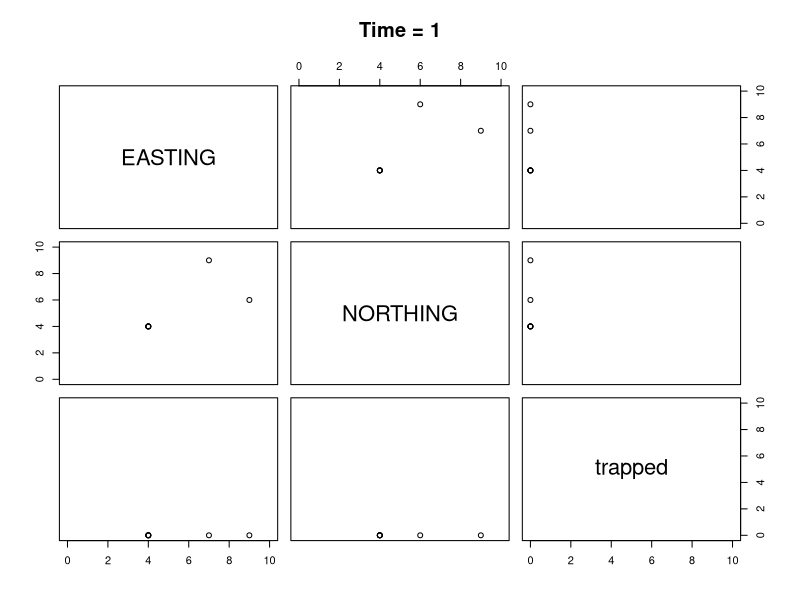
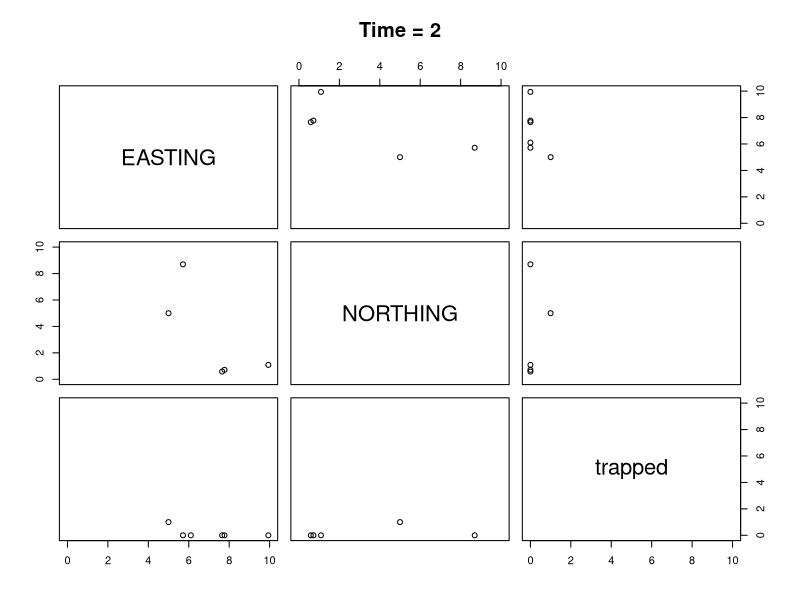
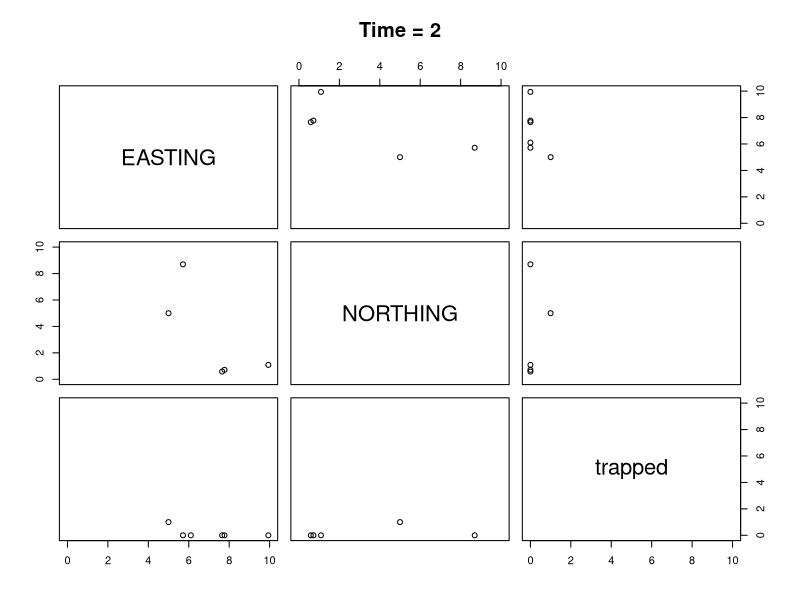
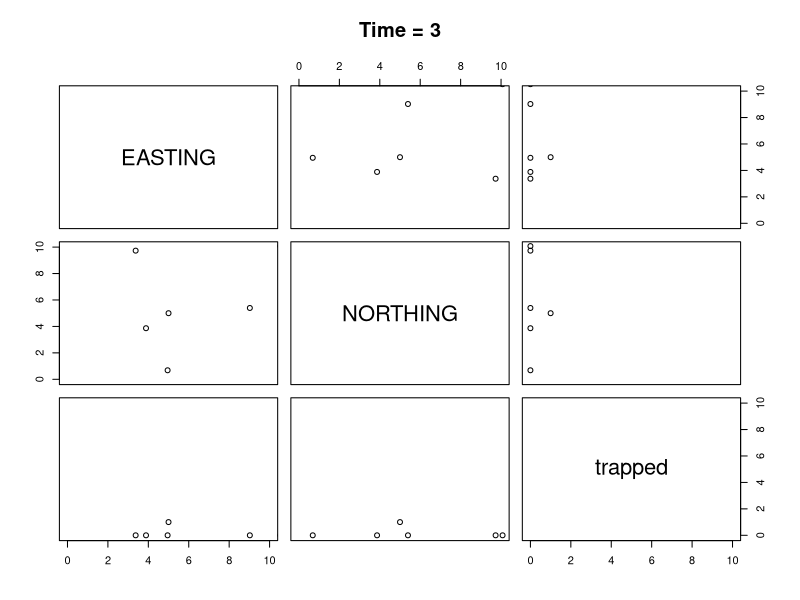
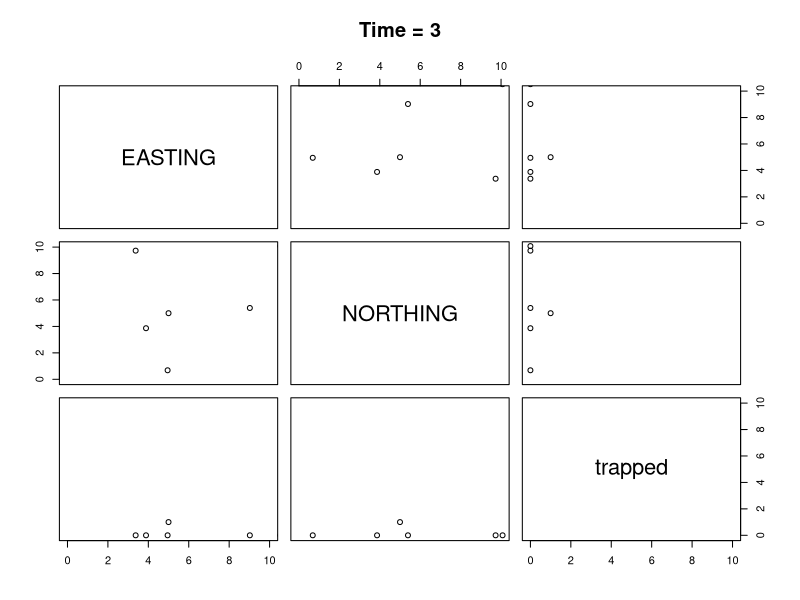
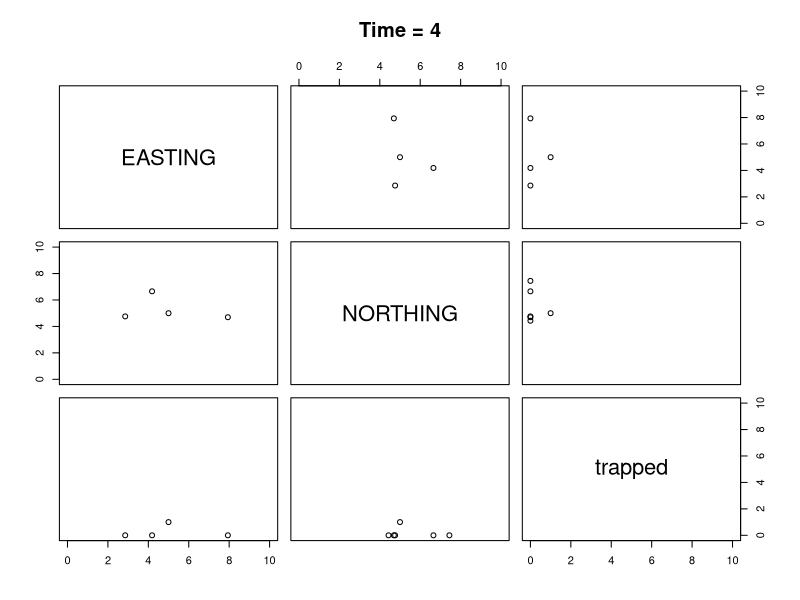
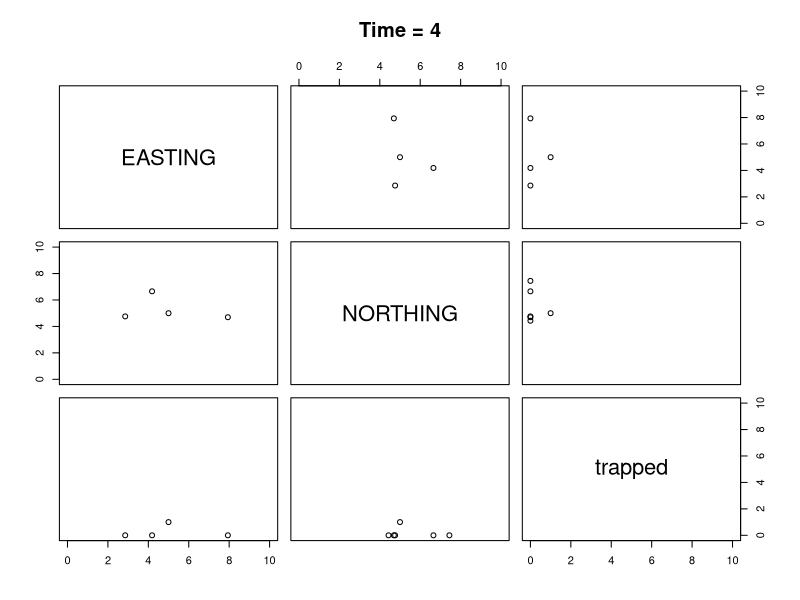
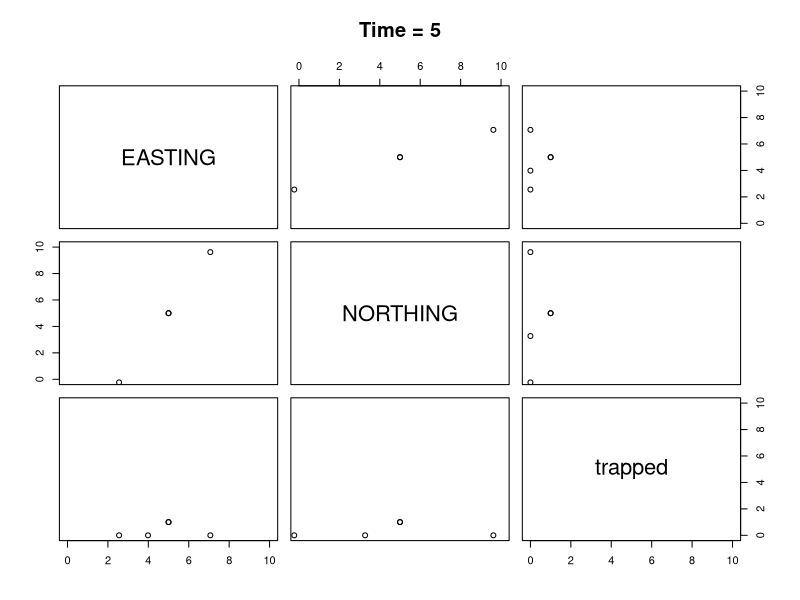

Write R code to recreate these figures, in order.
#updated Dec 2, 2020
library(raster)
library(ggplot2)
library(reshape2)
library(geosphere)

# A function to get the distance of each lobster from the trap
# By default the trap is at (5,5)
# The function needs the x and y coordinate of the lobster
# adding trap location makes it generic
distanceToTrapCalculator<- function(Lobster,trap = x(5,5)){
    xLobster = Lobster[1]
    yLobster = Lobster[2]
    xtrap = trap[1]
    ytrap = trap[2]
    distanceToTrap<- sqrt((xLobster - xtrap)^2 + (yLobster -ytrap)^2)
    return(distanceToTrap)
}

#when a lobster is outside the influence of bait, we need a function
#to randomly move the lobster for a fixed length = dStep 
# The function needs the current x and y coordinate of lobster + dStep (here 5)

randomMove<- function(xLobster, yLobster, dStep){
  
    randomAngle<- runif(n=1, min = 0, max=360) #selects a random angle of direction 
    xNew<- dStep * sin(randomAngle * pi / 180) + xLobster #moves dStep based on the angle
    yNew<- dStep * cos(randomAngle * pi / 180) + yLobster
    
    return( list(EASTING = xNew, NORTHING = yNew) )
}

# Another function is needed to  move the lobster for a fixed length = dStep toward the trap (+some randomness) 
#when it is within bait influence
# The function needs the current x and y coordinate of lobster + dStep + distance of the lobster from the bait 
#to determine if the condition for directionalMove is met
   
directionalMove<- function(xLobster, yLobster, dStep, distanceToTrap,
                           xtrap=5, ytrap=5,radius_of_influence=15,ZoI){

  thetaT = bearing(c(xLobster,yLobster),c(xtrap,ytrap))#calculates the angle to the trap
  
  # Calculating tethaR
    #ZoI is adjusted each time step for decay (shrinkage) of radius of influence (equation 3 in A)
    b = 1 + 0.9 * (distanceToTrap - ZoI) / radius_of_influence
    thetaR = -180:180
    P = 1/(180^b) * abs(thetaR) ^ b
    Prtheta_R = (1-P) / sum(1-P)
    theta_r = sample(thetaR,size = 1, prob=Prtheta_R)  
  
  
   tetha      <- thetaT + theta_r
  
  xNew   <- dStep * sin(tetha * pi / 180) + xLobster
  yNew   <- dStep * cos(tetha * pi / 180) + yLobster
  
  return( list(EASTING = xNew, NORTHING = yNew) )
  
}


#### initial coordinate of lobsters is simulated (written by Adam Cook)
rpoisD<-function (n, lambda,D=1) {
  if (D==1){
    rpois(n, lambda)
  }  else {
    sz = lambda^2/(D*lambda-lambda) #this puts the overdispersion in terms of lambda or the mean and gives you appropriate size for negbin
    rnbinom(n, size=sz, mu=lambda)
  }
}
#AMC need to make general if we have multiple traps, so need to id closest trap
distanceClosestTrap <- function(lob_loc, trap_loc){
      #trap_loc can be a matrix (n x 2)
      #lob_loc is an individual lobster
  ds = unlist(apply(trap_loc,1,distanceToTrapCalculator,lob_loc))
  dmin = which.min(ds)
  return(c(distance=ds[dmin], trapid =dmin))
}




#AMC 
catchability<- function(q0= 0.5,qmin=0, saturationThreshold=5, Ct=0 ){
   r = (log(0.01) - log(q0 - qmin))/- saturationThreshold
    qo = (q0-qmin) / exp(r*Ct) + qmin
   return(qo)
 }

#AMC Need to see if trap in path then lobster is caught
trapInPath = function(loc1, loc2, trap_loc,how_close=0.1){
  x = seq(loc1[1],loc2[1],length.out = 10)
  y = seq(loc1[2],loc2[2],length.out = 10)
  path = data.frame(EASTING=x, NORTHING=y)
  ds = unlist(apply(path,1,distanceToTrapCalculator,trap=trap_loc))
  if(any(ds<how_close)) {
    i= min(which(ds<how_close))
    path = c(path[i,1],path[i,2])
    trapped = 1
    } else {
     path = loc2
     trapped = 0
    }
  return(c(path, trapped))
}



# A function to get the coordinate at time t, update the coordinate, 
#and return the coordinate at time t + 1
updateGrid    = function(lobsterCoordinates,trapCoordinates, trapCatch, radius_of_influence=15, dstep = 5, currentZoI, how_close=0.1, q0=.5, qmin=0, saturationThreshold=5){
  
  # Takes the argument lobsterCoordinates as the x and y coordinates and updates it accordingly
  numberOfLobsters <- nrow(lobsterCoordinates)
  xNew <- vector(mode = 'numeric', length = numberOfLobsters)
  yNew <- vector(mode = 'numeric', length = numberOfLobsters)
  trappedLobster<- vector(mode = 'numeric', length = numberOfLobsters)

  # Loops over each lobster and update their coordinate accordingly
  for( lobsterIndex in 1:numberOfLobsters ){
    
    xOld <- lobsterCoordinates[lobsterIndex,1]
    yOld <- lobsterCoordinates[lobsterIndex,2]
    trapped <- lobsterCoordinates[lobsterIndex,3]
    print(trapped)
    if(trapped==1){
      #repeats trap loc for a trapped lobster
      xNew[lobsterIndex] = xOld
      yNew[lobsterIndex] = yOld
      trappedLobster[lobsterIndex] = trapped
      next()
    }
    #AMC this needs to be made generic so that it is distance to closest trap
   # distanceToTrap <- distanceToTrapCalculator(Lobster = c(xOld, yOld),trap=c(xTrap, yTrap))
    distanceToTrap = distanceClosestTrap(lob_loc = c(xOld,yOld), trap_loc = trapCoordinates[,c(1,2)] )

    if( distanceToTrap[1] > radius_of_influence){
      temp <- randomMove(xLobster = xOld , yLobster = yOld , dStep = dstep)
      xNew[lobsterIndex] <- temp$EASTING
      yNew[lobsterIndex] <- temp$NORTHING
      trappedLobster[lobsterIndex] = 0
    }else{
      temp <- directionalMove(xLobster = xOld , yLobster = yOld , distanceToTrap = distanceToTrap[1], radius_of_influence = radius_of_influence, dStep = dstep, ZoI = currentZoI)
      xNew[lobsterIndex] <- temp$EASTING
      yNew[lobsterIndex] <- temp$NORTHING
    
      #AMC now need to check if trap is within path of lobster to be caught, i.e. does the lobster actually interact with the trap along its path from p1 to p2
      trappedQ = trapInPath(loc1 = c(xOld,yOld), loc2 = c(xNew,yNew), trap_loc = trapCoordinates[distanceToTrap[2],],how_close=how_close)
      if(trappedQ[3]==1) {
        
        #this means the lobster is close enough to be trapped and we need to apply the catchability criteria
        #But we need to know how many lobsters in the trap at this time using the trapCatch vector (which should be indexed the same as the trapCoordinates)
        #catchability returns a prob or being caught in the trap given the current catch  
          pC = catchability(q0= q0,qmin=qmin, saturationThreshold=saturationThreshold, Ct=trapCatch[distanceToTrap[2]] )
          caught = rbinom(n=1,size=1,prob=pC)
          if(caught==1){
            trapCatch[distanceToTrap[2]] =trapCatch[distanceToTrap[2]]+1
            xNew[lobsterIndex] <- trapCoordinates[distanceToTrap[2],1] 
            yNew[lobsterIndex] <- trapCoordinates[distanceToTrap[2],2] 
            trappedLobster[lobsterIndex] = 1
            }
          } 
        }
      }

  
  
  updatedGrid <- data.frame(EASTING = xNew, NORTHING = yNew, trapped = trappedLobster)
  return(list(updatedGrid, trapCatch))
  
}

#density per grid 100 grids
# each element in the vector represents the starting value in each grid
initialGrid = rpoisD(n=100,lambda=.1, D = 3)
LobsterStart = data.frame(EASTING = rep(1:10,times=10), NORTHING = rep(1:10,each=10), Lobs = initialGrid)

LobsterStart <- subset(LobsterStart,Lobs>0)
replicateCoordinates <- function(d){ rep(d[1:2], d[3]) } #replicates coordinates for grids with more than 1 lobster
tt <- unlist( apply(X = LobsterStart, MARGIN = 1, FUN = replicateCoordinates) )
tt<- matrix(tt, ncol = 2, byrow = TRUE)
colnames(tt)<- c("EASTING","NORTHING")
initialxyCoordinate  = as.data.frame(tt)
initialxyCoordinate$trapped = 0 # this will update as a lobster gets caught and we don't need to update movements
coordinatesOverTime <- list()
coordinatesOverTime[[1]] <- initialxyCoordinate 
currentZoI<- 1
s =  0.993
ntraps = 1
trapCoordinates = data.frame(EASTING=5,NORTHING=5)
trapCatch = list()
trapCatch[[1]] = rep(0,length=ntraps)

for(t in 2:100){
  if(t>2) currentZoI<- currentZoI * s
  ko = updateGrid( lobsterCoordinates = coordinatesOverTime[[t-1]], trapCoordinates=trapCoordinates, trapCatch=trapCatch[[t-1]], currentZoI = currentZoI,saturationThreshold=5,how_close=1,dstep=5)
  coordinatesOverTime[[t]] <- ko[[1]]
  trapCatch[[t]] <- ko[[2]]
  par( mfrow=c(1,2) ) # create a plot with 1 row and 2 columns to show plots side by side
  plot( coordinatesOverTime[[t-1]], xlim = c(0,10), ylim = c(0,10), main = paste0('Time = ', t-1) )
  points(x = 5, y = 5, col = 'red')
  plot( coordinatesOverTime[[t]],   xlim = c(0,10), ylim = c(0,10), main = paste0('Time = ', t) )
  points(x = 5, y = 5, col = 'red')
  
}
